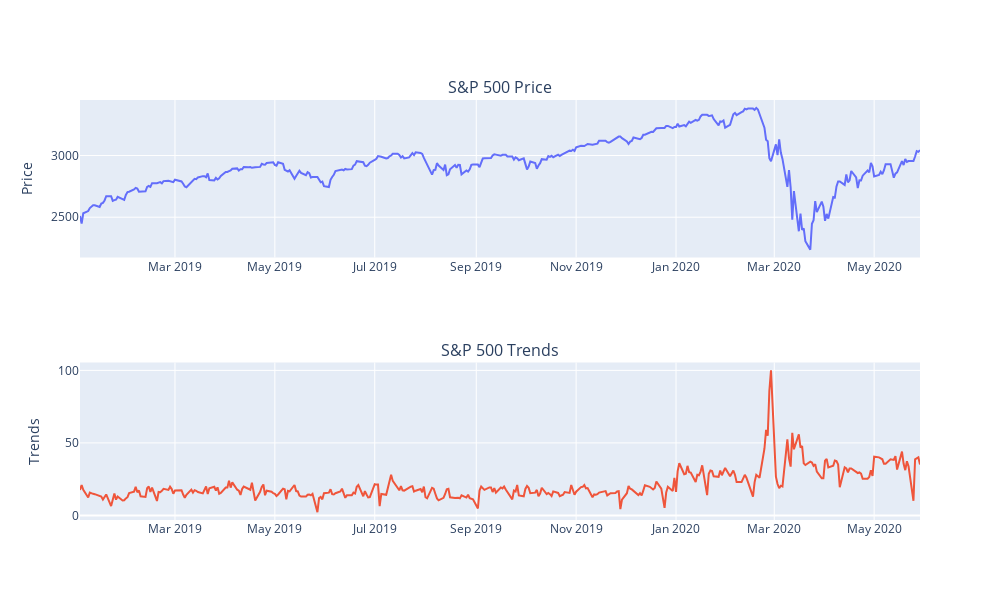

Notebook code cell kept with this figure:
### Code cell
fig = make_subplots(rows=2, cols=1, subplot_titles=("S&P 500 Price", "S&P 500 Trends"))
fig.append_trace(go.Scatter(x=snp_trends.index,y=snp_trends.Price, name='S&P 500 Price'), row=1, col=1)
fig.append_trace(go.Scatter(x=snp_trends.index,y=snp_trends.Trends/100, name='S&P 500 Trends'), row=2, col=1)
# fig.append_trace(go.Scatter(x=snp_trends.index,y=snp_trends.Sent_mean, name='News Sentiment'), row=3, col=1)

fig.update_yaxes(title_text="Price", row=1, col=1)
fig.update_yaxes(title_text="Trends", row=2, col=1)

fig.update_layout(height=600, width=1000, showlegend=False)
fig.show()
pio.write_html(fig, file='../figs/lines_snp_pts.html', auto_open=True)

### Figure 1 — Plotly figure (JSON) as saved in the notebook; plotly's stock layout.template omitted (floating-point values rounded to 4 significant figures; data arrays with more than 128 entries replaced by an {"elided": "..."} marker saying what was removed)
{"data": [{"name": "S&P 500 Price", "type": "scatter", "x": {"elided": "368 str values"}, "xaxis": "x", "y": {"elided": "368 float values"}, "yaxis": "y"}, {"name": "S&P 500 Trends", "type": "scatter", "x": {"elided": "368 str values"}, "xaxis": "x2", "y": {"elided": "368 float values"}, "yaxis": "y2"}], "layout": {"annotations": [{"font": {"size": 16}, "showarrow": false, "text": "S&P 500 Price", "x": 0.5, "xanchor": "center", "xref": "paper", "y": 1, "yanchor": "bottom", "yref": "paper"}, {"font": {"size": 16}, "showarrow": false, "text": "S&P 500 Trends", "x": 0.5, "xanchor": "center", "xref": "paper", "y": 0.375, "yanchor": "bottom", "yref": "paper"}], "height": 600, "showlegend": false, "width": 1000, "xaxis": {"anchor": "y", "domain": [0, 1]}, "xaxis2": {"anchor": "y2", "domain": [0, 1]}, "yaxis": {"anchor": "x", "domain": [0.625, 1], "title": {"text": "Price"}}, "yaxis2": {"anchor": "x2", "domain": [0, 0.375], "title": {"text": "Trends"}}}}
